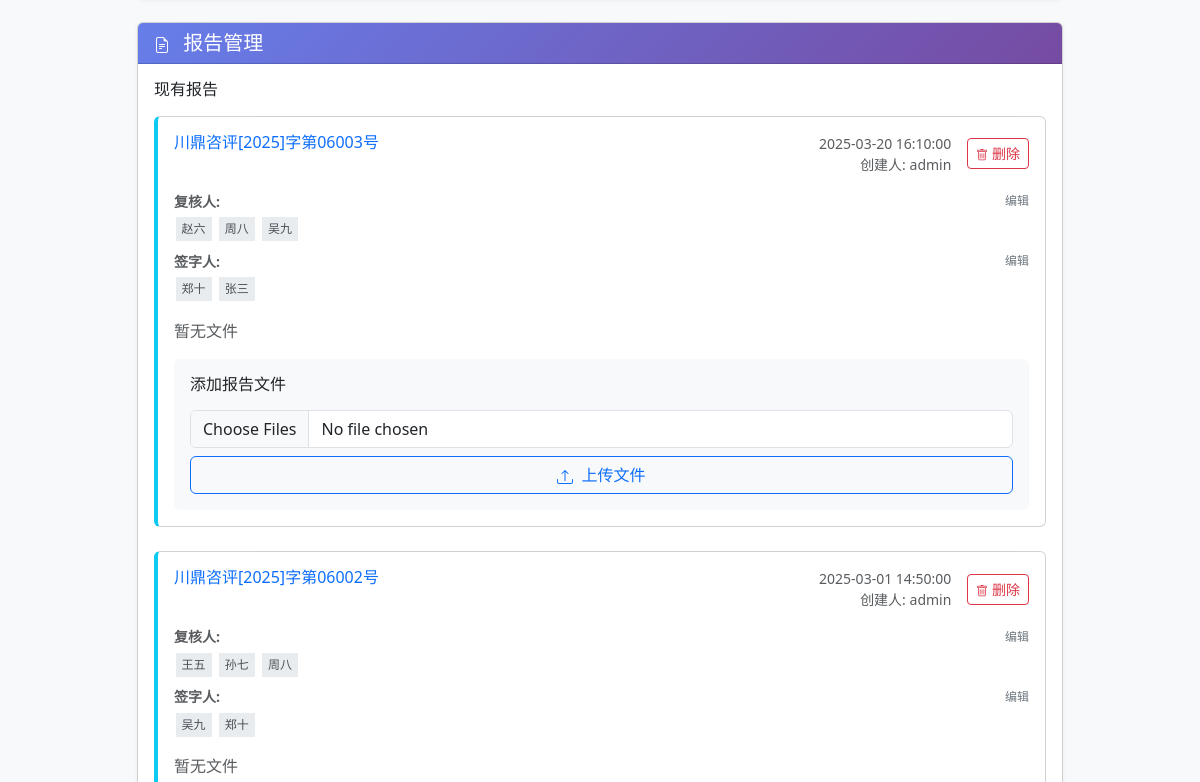
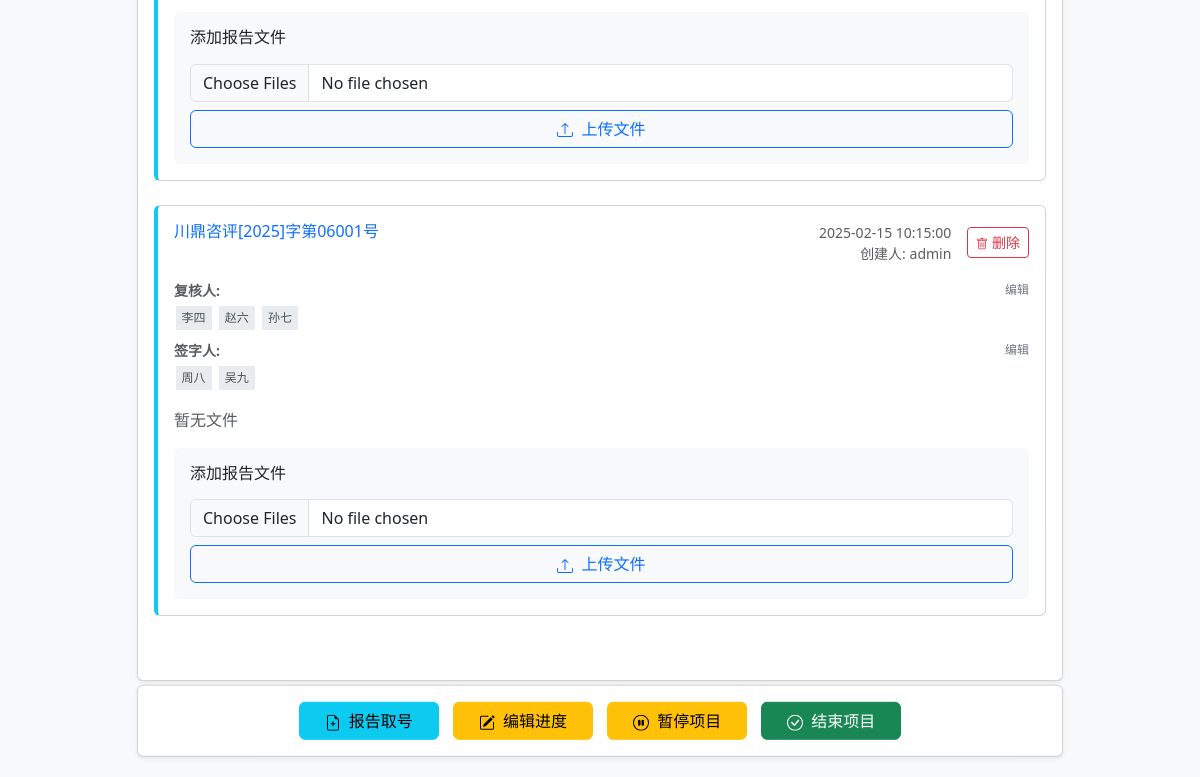
The page /project/6 (signed in, lower part) on the database as committed earlier (2 pictures, top to bottom).
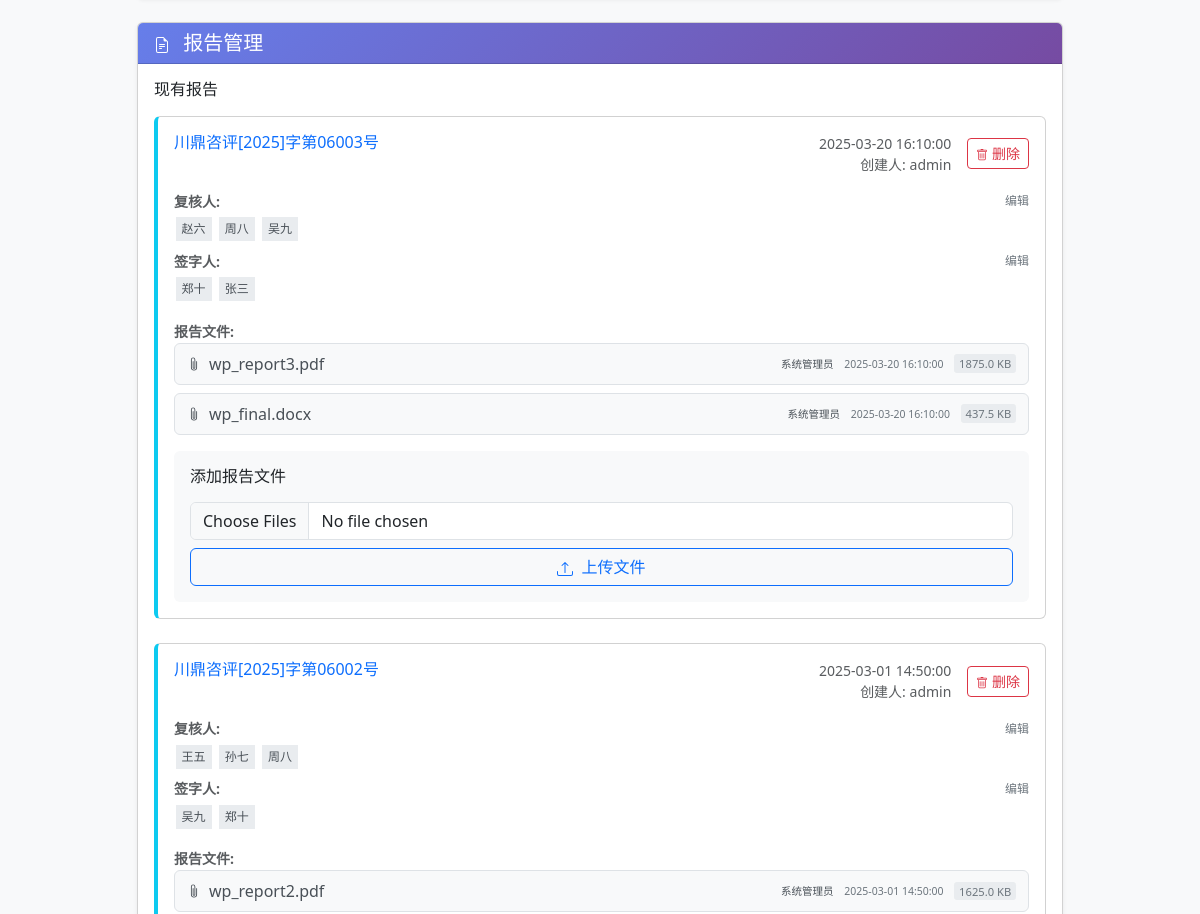
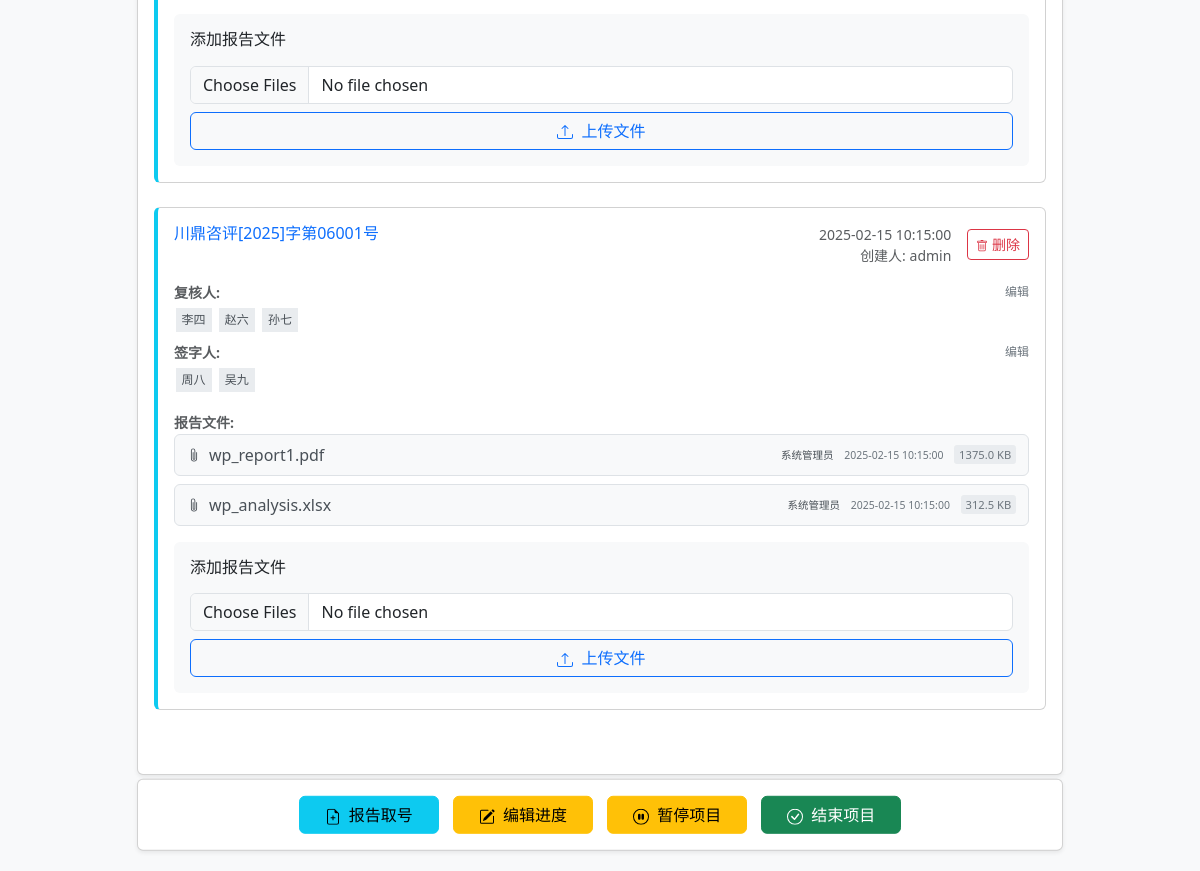
The same page on the database as committed later (2 pictures, top to bottom).
### tables this page shows
CREATE TABLE reports (
        id INTEGER PRIMARY KEY AUTOINCREMENT,
        report_no TEXT NOT NULL,         -- 报告号
        project_id INTEGER,              -- 关联的项目ID
        file_paths TEXT,                 -- 文件路径（多个以逗号分隔）
        creator TEXT,                    -- 创建人
        create_date TEXT,                -- 创建日期
        reviewer1 TEXT,                  -- 复核人1
        reviewer2 TEXT,                  -- 复核人2
        reviewer3 TEXT,                  -- 复核人3
        signer1 TEXT,                    -- 签字人1
        signer2 TEXT,                    -- 签字人2
        FOREIGN KEY (project_id) REFERENCES projects (id)
    );

CREATE TABLE report_files (
        id INTEGER PRIMARY KEY AUTOINCREMENT,
        report_id INTEGER,               -- 关联的报告ID
        file_path TEXT NOT NULL,         -- 文件路径
        file_name TEXT NOT NULL,         -- 原文件名
        uploader_username TEXT NOT NULL, -- 上传者用户名
        uploader_realname TEXT NOT NULL, -- 上传者真实姓名
        upload_time TEXT NOT NULL,       -- 上传时间
        file_size INTEGER,               -- 文件大小（字节）
        FOREIGN KEY (report_id) REFERENCES reports (id)
    );

### main.py (the view)
@app.get("/project/{project_id}", response_class=HTMLResponse)
async def project_info(
    request: Request,
    project_id: int,
    user: dict = Depends(login_required),
    db: sqlite3.Connection = Depends(get_db)
):
    c = db.cursor()
    c.execute("""
        SELECT
            id, project_no, name, project_type, client_name,
            market_leader, project_leader, progress, report_numbers,
            amount, is_paid, creator, start_date, end_date,
            status, contract_file, create_date
        FROM projects WHERE id=?
    """, (project_id,))
    project = c.fetchone()
    if not project:
        raise HTTPException(status_code=404, detail="项目不存在")
    columns = [description[0] for description in c.description]
    project_dict = dict(zip(columns, project))
    c.execute("""
        SELECT id, report_no, file_paths, creator, create_date,
               reviewer1, reviewer2, reviewer3, signer1, signer2
        FROM reports WHERE project_id = ? ORDER BY create_date DESC
    """, (project_id,))
    reports = []
    for row in c.fetchall():
        report_data = {
            "id": row[0],
            "report_no": row[1],
            "file_paths": row[2],
            "creator": row[3],
            "create_date": row[4],
            "reviewer1": row[5],
            "reviewer2": row[6],
            "reviewer3": row[7],
            "signer1": row[8],
            "signer2": row[9],
            "files": []  # 添加文件详细信息
        }
        c.execute("""
            SELECT rf.id, rf.file_path, rf.file_name, rf.uploader_username,
                   rf.uploader_realname, rf.upload_time, rf.file_size
            FROM report_files rf
            WHERE rf.report_id = ?
            ORDER BY rf.upload_time DESC
        """, (row[0],))
        file_info = c.fetchall()
        for file_row in file_info:
            report_data["files"].append({
                "id": file_row[0],
                "file_path": file_row[1],
                "file_name": file_row[2],
                "uploader_username": file_row[3],
                "uploader_realname": file_row[4],
                "upload_time": file_row[5],
                "file_size": file_row[6]
            })
        reports.append(report_data)
    c.execute("SELECT username, realname FROM users")
    users_data = c.fetchall()
    users = [{"username": row[0], "realname": row[1] or row[0]} for row in users_data]
    return templates.TemplateResponse("project_info.html", {
        "request": request,
        "project": project_dict,
        "reports": reports,
        "users": users,  # 传递包含真实姓名的用户列表
        "user": user
    })

### templates/project_info.html (shortened to what this page needs)
<!DOCTYPE html>
<html lang="zh-CN">
<head>
  <link href="https://cdn.jsdelivr.net/npm/bootstrap@5.3.2/dist/css/bootstrap.min.css" rel="stylesheet">
</head>
<body class="bg-light">
  <div class="container mt-4">
    <div class="row">
      <div class="col-lg-10 mx-auto">
        <div class="card shadow-sm mb-4">
          <div class="card-header">
            <h5 class="mb-0">
              报告管理
            </h5>
          </div>
          <div class="card-body">
            {% if reports %}
            <div class="mb-4">
              <h6 class="mb-3">现有报告</h6>
              <div class="row">
                {% for report in reports %}
                <div class="col-12 mb-4">
                  <div class="card report-card h-100">
                    <div class="card-body">
                      <div class="d-flex justify-content-between align-items-start mb-3">
                        <h6 class="card-title text-primary mb-0">{{ report.report_no }}</h6>
                        <div class="d-flex align-items-center">
                          <small class="text-muted text-end me-3">
                            <div>{{ report.create_date }}</div>
                            <div>创建人: {{ report.creator }}</div>
                          </small>
                          {% if project.status == 'active' %}
                          <button type="button" class="btn btn-outline-danger btn-sm"
                            onclick="confirmDeleteReport('{{ report.report_no }}')">
                            删除
                          </button>
                          {% endif %}
                        </div>
                      </div>
                      <div class="mb-2">
                        <div class="d-flex justify-content-between align-items-center mb-1">
                          <small class="text-muted fw-bold">复核人:</small>
                          {% if project.status == 'active' %}
                          <span class="edit-link" data-bs-toggle="modal" data-bs-target="#editReviewersModal"
                            onclick="setCurrentReport('{{ report.report_no }}', '{{ report.reviewer1 }}', '{{ report.reviewer2 }}', '{{ report.reviewer3 }}', '{{ report.signer1 }}', '{{ report.signer2 }}')">
                            编辑
                          </span>
                          {% endif %}
                        </div>
                        <div class="d-flex flex-wrap gap-1">
                          {% if report.reviewer1 %}
                          {% set reviewer1_realname = namespace(found=false) %}
                          {% if not reviewer1_realname.found %}
                          <span class="person-badge">{{ report.reviewer1 }}</span>
                          {% endif %}
                          {% endif %}
                          {% if report.reviewer2 %}
                          {% set reviewer2_realname = namespace(found=false) %}
                          {% if not reviewer2_realname.found %}
                          <span class="person-badge">{{ report.reviewer2 }}</span>
                          {% endif %}
                          {% endif %}
                          {% if report.reviewer3 %}
                          {% set reviewer3_realname = namespace(found=false) %}
                          {% if not reviewer3_realname.found %}
                          <span class="person-badge">{{ report.reviewer3 }}</span>
                          {% endif %}
                          {% endif %}
                        </div>
                      </div>
                      <div class="mb-3">
                        <div class="d-flex justify-content-between align-items-center mb-1">
                          <small class="text-muted fw-bold">签字人:</small>
                          {% if project.status == 'active' %}
                          <span class="edit-link" data-bs-toggle="modal" data-bs-target="#editSignersModal"
                            onclick="setCurrentReport('{{ report.report_no }}', '{{ report.reviewer1 }}', '{{ report.reviewer2 }}', '{{ report.reviewer3 }}', '{{ report.signer1 }}', '{{ report.signer2 }}')">
                            编辑
                          </span>
                          {% endif %}
                        </div>
                        <div class="d-flex flex-wrap gap-1">
                          {% if report.signer1 %}
                          {% set signer1_realname = namespace(found=false) %}
                          {% if not signer1_realname.found %}
                          <span class="person-badge">{{ report.signer1 }}</span>
                          {% endif %}
                          {% endif %}
                          {% if report.signer2 %}
                          {% set signer2_realname = namespace(found=false) %}
                          {% if not signer2_realname.found %}
                          <span class="person-badge">{{ report.signer2 }}</span>
                          {% endif %}
                          {% endif %}
                        </div>
                      </div>
                      {% if report.files %}
                      <div class="mb-3">
                        <small class="text-muted fw-bold">报告文件:</small>
                        {% for file in report.files %}
                        <div class="file-item">
                          <a href="/{{ file.file_path }}" target="_blank">
                            <svg xmlns="http://www.w3.org/2000/svg" width="14" height="14" fill="currentColor"
                              class="bi bi-paperclip file-icon" viewBox="0 0 16 16">
                              <path
                                d="M4.5 3a2.5 2.5 0 0 1 5 0v9a1.5 1.5 0 0 1-3 0V5a.5.5 0 0 1 1 0v7a.5.5 0 0 0 1 0V3a1.5 1.5 0 1 0-3 0v9a2.5 2.5 0 0 0 5 0V5a.5.5 0 0 1 1 0v7a3.5 3.5 0 1 1-7 0V3z" />
                            </svg>
                            {{ file.file_name }}
                          </a>
                          <div class="ms-auto file-info">
                            <small class="text-muted">
                              <span class="uploader">{{ file.uploader_realname }}</span>
                              <span class="upload-time ms-2">{{ file.upload_time }}</span>
                              {% if file.file_size %}
                              <span class="file-size ms-2">{{ (file.file_size / 1024) | round(1) }} KB</span>
                              {% endif %}
                            </small>
                          </div>
                        </div>
                        {% endfor %}
                      </div>
                      {% else %}
                      <p class="text-muted mb-3">暂无文件</p>
                      {% endif %}
                      {% if project.status == 'active' %}
                      <div class="update-form">
                        <h6 class="mb-3">添加报告文件</h6>
                        <form action="/project/{{ project.id }}/update_report/{{ report.report_no }}" method="post"
                          enctype="multipart/form-data">
                          <div class="mb-2">
                            <input type="file" name="report_files" class="form-control"
                              accept=".pdf,.doc,.docx,.xls,.xlsx,.jpg,.jpeg,.png" multiple>
                          </div>
                          <button type="submit" class="btn btn-outline-primary w-100">
                            上传文件
                          </button>
                        </form>
                      </div>
                      {% endif %}
                    </div>
                  </div>
                </div>
                {% endfor %}
              </div>
            </div>
            {% else %}
            <p class="text-muted text-center mb-3">暂无报告</p>
            {% endif %}
          </div>
        </div>
        <div class="action-buttons mt-4">
          <div class="card shadow-sm">
            <div class="card-body text-center">
              {% if project.status == 'active' %}
              <button type="button" class="btn btn-info btn-action" data-bs-toggle="modal"
                data-bs-target="#generateReportModal">
                报告取号
              </button>
              <button type="button" class="btn btn-warning btn-action" data-bs-toggle="modal"
                data-bs-target="#updateProgressModal">
                编辑进度
              </button>
              {% endif %}
              {% if project.status == 'active' %}
              <form action="/project/{{ project.id }}/pause" method="post" class="d-inline">
                <button type="submit" class="btn btn-warning btn-action">
                  暂停项目
                </button>
              </form>
              <form action="/project/{{ project.id }}/complete" method="post" class="d-inline">
                <button type="submit" class="btn btn-success btn-action">
                  结束项目
                </button>
              </form>
              {% endif %}
            </div>
          </div>
        </div>
      </div>
    </div>
  </div>
</body>
</html>

### templates/project_info.html (style rules this page uses)
.card-header { background: linear-gradient(135deg, #667eea 0%, #764ba2 100%); color: white; }
.file-item { display: flex; align-items: center; padding: 0.5rem 0.75rem; border: 1px solid #dee2e6; border-radius: 0.375rem; margin-bottom: 0.5rem; background-color: #f8f9fa; transition: background-color 0.2s ease; }
.file-item a { text-decoration: none; color: #495057; flex: 1; display: flex; align-items: center; }
.action-buttons { position: sticky; bottom: 20px; z-index: 100; }
.btn-action { min-width: 140px; margin: 0 5px; }
.file-icon { margin-right: 0.5rem; flex-shrink: 0; }
.report-card { border-left: 4px solid #0dcaf0; transition: transform 0.2s ease, box-shadow 0.2s ease; }
.person-badge { background-color: #e9ecef; color: #495057; font-size: 0.75rem; padding: 0.25em 0.5em; margin: 0.1rem; }
.update-form { background-color: #f8f9fa; border-radius: 0.375rem; padding: 1rem; margin-top: 1rem; }
.edit-link { color: #6c757d; text-decoration: none; font-size: 0.75rem; margin-left: 0.5rem; cursor: pointer; }
.btn-outline-danger { border-color: #dc3545; color: #dc3545; }
.file-info { font-size: 0.75rem; }
.uploader { color: #495057; font-weight: 500; }
.upload-time { color: #6c757d; }
.file-size { color: #6c757d; background-color: #e9ecef; padding: 0.1rem 0.3rem; border-radius: 0.2rem; font-size: 0.7rem; }

Rows that differ between the two databases and show on the page:
computed for reports "川鼎咨评[2025]字第06003号": text "暂无文件" → "报告文件:"
added report_files: file_name "wp_report3.pdf", uploader_realname "系统管理员", upload_time "2025-03-20 16:10:00", (file.file_size/1024)|round(1) "1875.0", shown under reports "川鼎咨评[2025]字第06003号"
added report_files: file_name "wp_final.docx", uploader_realname "系统管理员", upload_time "2025-03-20 16:10:00", (file.file_size/1024)|round(1) "437.5", shown under reports "川鼎咨评[2025]字第06003号"
computed for reports "川鼎咨评[2025]字第06002号": text "暂无文件" → "报告文件:"
added report_files: file_name "wp_report2.pdf", uploader_realname "系统管理员", upload_time "2025-03-01 14:50:00", (file.file_size/1024)|round(1) "1625.0", shown under reports "川鼎咨评[2025]字第06002号"
computed for reports "川鼎咨评[2025]字第06001号": text "暂无文件" → "报告文件:"
added report_files: file_name "wp_report1.pdf", uploader_realname "系统管理员", upload_time "2025-02-15 10:15:00", (file.file_size/1024)|round(1) "1375.0", shown under reports "川鼎咨评[2025]字第06001号"
added report_files: file_name "wp_analysis.xlsx", uploader_realname "系统管理员", upload_time "2025-02-15 10:15:00", (file.file_size/1024)|round(1) "312.5", shown under reports "川鼎咨评[2025]字第06001号"
